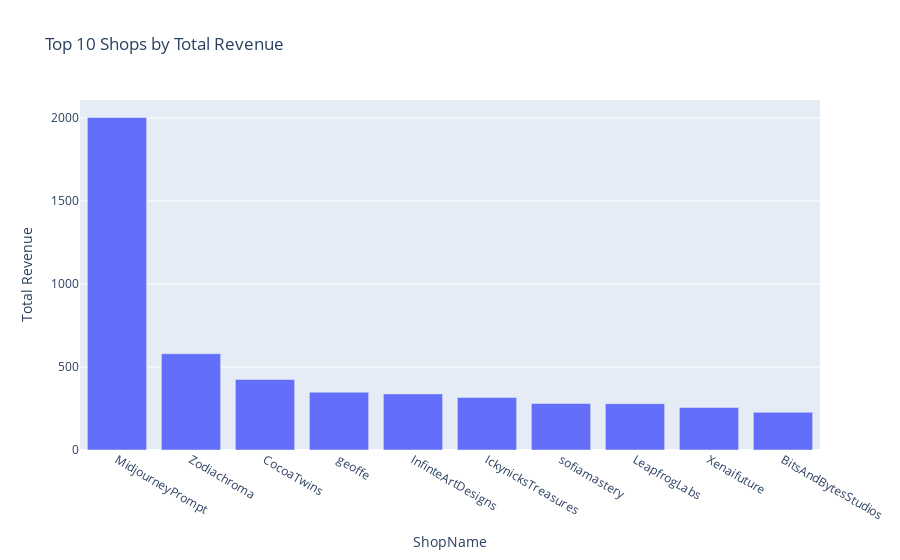

Source (notebook cell):
### Code cell
plot_df = pd.DataFrame({'ShopName': result.index, 'Total Revenue': result.values})
fig = px.bar(plot_df, x='ShopName', y='Total Revenue', title='Top 10 Shops by Total Revenue')
fig.show()

### Figure 1 — Plotly figure (JSON) as saved in the notebook; plotly's stock layout.template omitted (floating-point values rounded to 4 significant figures)
{"data": [{"alignmentgroup": "True", "hovertemplate": "ShopName=%{x}<br>Total Revenue=%{y}<extra></extra>", "legendgroup": "", "marker": {"color": "#636efa", "pattern": {"shape": ""}}, "name": "", "offsetgroup": "", "orientation": "v", "showlegend": false, "textposition": "auto", "type": "bar", "x": ["MidjourneyPrompt", "Zodiachroma", "CocoaTwins", "geoffe", "InfinteArtDesigns", "IckynicksTreasures", "sofiamastery", "LeapfrogLabs", "Xenaifuture", "BitsAndBytesStudios"], "xaxis": "x", "y": [2003, 580, 425, 348, 338, 316, 280, 279, 256, 227], "yaxis": "y"}], "layout": {"barmode": "relative", "legend": {"tracegroupgap": 0}, "title": {"text": "Top 10 Shops by Total Revenue"}, "xaxis": {"anchor": "y", "domain": [0, 1], "title": {"text": "ShopName"}}, "yaxis": {"anchor": "x", "domain": [0, 1], "title": {"text": "Total Revenue"}}}}
